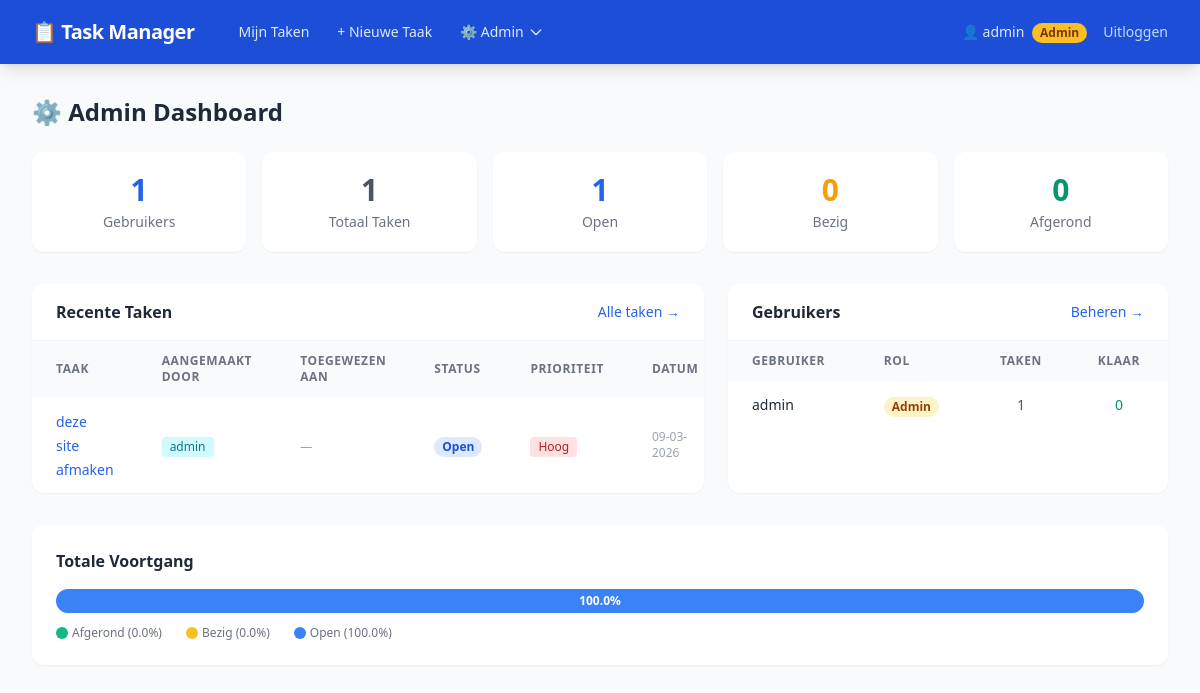
The page /admin (signed in) on the database its author committed.
### app.py (models this page shows, shortened)
class User(UserMixin, db.Model):
    id = db.Column(db.Integer, primary_key=True)
    username = db.Column(db.String(80), unique=True, nullable=False)
    email = db.Column(db.String(120), unique=True, nullable=False)
    password_hash = db.Column(db.String(256), nullable=False)
    role = db.Column(db.String(10), nullable=False, default='user')   # 'admin' of 'user'
    tasks = db.relationship('Task', backref='owner', lazy=True, foreign_keys='Task.user_id')
    assigned_tasks = db.relationship('Task', backref='assignee', lazy=True, foreign_keys='Task.assigned_to_id')
    @property
    def is_admin(self):
        return self.role == 'admin'

class Task(db.Model):
    id = db.Column(db.Integer, primary_key=True)
    title = db.Column(db.String(200), nullable=False)
    description = db.Column(db.Text, default='')
    status = db.Column(db.String(20), nullable=False, default='open')  # open, bezig, afgerond
    priority = db.Column(db.String(10), nullable=False, default='normaal')  # laag, normaal, hoog
    created_at = db.Column(db.DateTime, default=datetime.utcnow)
    due_date = db.Column(db.Date, nullable=True)
    user_id = db.Column(db.Integer, db.ForeignKey('user.id'), nullable=False)
    assigned_to_id = db.Column(db.Integer, db.ForeignKey('user.id'), nullable=True)

### app.py (the view)
@app.route('/admin')
@login_required
def admin_dashboard():
    if not current_user.is_admin:
        flash('Alleen admins hebben toegang.', 'danger')
        return redirect(url_for('tasks'))
    total_users = User.query.count()
    total_tasks = Task.query.count()
    open_tasks = Task.query.filter_by(status='open').count()
    bezig_tasks = Task.query.filter_by(status='bezig').count()
    done_tasks = Task.query.filter_by(status='afgerond').count()
    recent_tasks = Task.query.order_by(Task.created_at.desc()).limit(10).all()
    users = User.query.order_by(User.username).all()
    return render_template('admin_dashboard.html',
                           total_users=total_users, total_tasks=total_tasks,
                           open_tasks=open_tasks, bezig_tasks=bezig_tasks,
                           done_tasks=done_tasks, recent_tasks=recent_tasks,
                           users=users)

### app.py (called while the page is built)
@login_manager.user_loader
def load_user(user_id):
    return db.session.get(User, int(user_id))

### templates/admin_dashboard.html (shortened to what this page needs)
{% extends "base.html" %}
{% block content %}
<h2 class="text-2xl font-bold text-gray-800 mb-6">⚙ Admin Dashboard</h2>
<div class="grid grid-cols-2 md:grid-cols-5 gap-4 mb-8">
    <div class="bg-white rounded-xl shadow-sm p-5 text-center">
        <div class="text-3xl font-bold text-primary-600">{{ total_users }}</div>
        <div class="text-sm text-gray-500 mt-1">Gebruikers</div>
    </div>
    <div class="bg-white rounded-xl shadow-sm p-5 text-center">
        <div class="text-3xl font-bold text-gray-600">{{ total_tasks }}</div>
        <div class="text-sm text-gray-500 mt-1">Totaal Taken</div>
    </div>
    <div class="bg-white rounded-xl shadow-sm p-5 text-center">
        <div class="text-3xl font-bold text-blue-600">{{ open_tasks }}</div>
        <div class="text-sm text-gray-500 mt-1">Open</div>
    </div>
    <div class="bg-white rounded-xl shadow-sm p-5 text-center">
        <div class="text-3xl font-bold text-amber-500">{{ bezig_tasks }}</div>
        <div class="text-sm text-gray-500 mt-1">Bezig</div>
    </div>
    <div class="bg-white rounded-xl shadow-sm p-5 text-center col-span-2 md:col-span-1">
        <div class="text-3xl font-bold text-emerald-600">{{ done_tasks }}</div>
        <div class="text-sm text-gray-500 mt-1">Afgerond</div>
    </div>
</div>
<div class="grid grid-cols-1 lg:grid-cols-5 gap-6 mb-8">
    <div class="lg:col-span-3 bg-white rounded-xl shadow-sm overflow-hidden">
        <div class="flex items-center justify-between px-6 py-4 border-b border-gray-100">
            <h3 class="font-semibold text-gray-800">Recente Taken</h3>
            <a href="{{ url_for('tasks') }}" class="text-sm text-primary-600 hover:text-primary-800 font-medium">Alle taken →</a>
        </div>
        <div class="overflow-x-auto">
            <table class="w-full">
                <thead>
                    <tr class="bg-gray-50 text-left text-xs font-semibold text-gray-500 uppercase tracking-wider">
                        <th class="px-6 py-3">Taak</th>
                        <th class="px-6 py-3">Aangemaakt door</th>
                        <th class="px-6 py-3">Toegewezen aan</th>
                        <th class="px-6 py-3">Status</th>
                        <th class="px-6 py-3">Prioriteit</th>
                        <th class="px-6 py-3">Datum</th>
                    </tr>
                </thead>
                <tbody class="divide-y divide-gray-100">
                    {% for task in recent_tasks %}
                    <tr class="hover:bg-gray-50 transition">
                        <td class="px-6 py-3">
                            <a href="{{ url_for('task_edit', task_id=task.id) }}" class="text-sm text-primary-600 hover:text-primary-800 font-medium">
                                {{ task.title[:40] }}{% if task.title|length > 40 %}…{% endif %}
                            </a>
                        </td>
                        <td class="px-6 py-3"><span class="inline-flex items-center px-2 py-0.5 rounded text-xs font-medium bg-cyan-100 text-cyan-700">{{ task.owner.username }}</span></td>
                        <td class="px-6 py-3">
                            {% if task.assignee %}
                            <span class="inline-flex items-center px-2 py-0.5 rounded text-xs font-medium bg-purple-100 text-purple-700">{{ task.assignee.username }}</span>
                            {% else %}
                            <span class="text-xs text-gray-400">—</span>
                            {% endif %}
                        </td>
                        <td class="px-6 py-3">
                            <span class="inline-flex items-center px-2 py-0.5 rounded-full text-xs font-semibold
                                {% if task.status == 'open' %}bg-blue-100 text-blue-700
                                {% elif task.status == 'bezig' %}bg-amber-100 text-amber-700
                                {% else %}bg-emerald-100 text-emerald-700{% endif %}">
                                {{ task.status | capitalize }}
                            </span>
                        </td>
                        <td class="px-6 py-3">
                            <span class="inline-flex items-center px-2 py-0.5 rounded text-xs font-medium
                                {% if task.priority == 'hoog' %}bg-red-100 text-red-700
                                {% elif task.priority == 'normaal' %}bg-amber-100 text-amber-700
                                {% else %}bg-emerald-100 text-emerald-700{% endif %}">
                                {{ task.priority | capitalize }}
                            </span>
                        </td>
                        <td class="px-6 py-3 text-xs text-gray-400">{{ task.created_at.strftime('%d-%m-%Y') }}</td>
                    </tr>
                    {% else %}
                    <tr><td colspan="6" class="px-6 py-8 text-center text-sm text-gray-400">Nog geen taken</td></tr>
                    {% endfor %}
                </tbody>
            </table>
        </div>
    </div>
    <div class="lg:col-span-2 bg-white rounded-xl shadow-sm overflow-hidden">
        <div class="flex items-center justify-between px-6 py-4 border-b border-gray-100">
            <h3 class="font-semibold text-gray-800">Gebruikers</h3>
            <a href="{{ url_for('admin_users') }}" class="text-sm text-primary-600 hover:text-primary-800 font-medium">Beheren →</a>
        </div>
        <div class="overflow-x-auto">
            <table class="w-full">
                <thead>
                    <tr class="bg-gray-50 text-left text-xs font-semibold text-gray-500 uppercase tracking-wider">
                        <th class="px-6 py-3">Gebruiker</th>
                        <th class="px-6 py-3">Rol</th>
                        <th class="px-6 py-3 text-center">Taken</th>
                        <th class="px-6 py-3 text-center">Klaar</th>
                    </tr>
                </thead>
                <tbody class="divide-y divide-gray-100">
                    {% for user in users %}
                    <tr class="hover:bg-gray-50 transition">
                        <td class="px-6 py-3 text-sm font-medium text-gray-800">{{ user.username }}</td>
                        <td class="px-6 py-3">
                            {% if user.is_admin %}
                            <span class="inline-flex items-center px-2 py-0.5 rounded-full text-xs font-semibold bg-amber-100 text-amber-800">Admin</span>
                            {% else %}
                            <span class="inline-flex items-center px-2 py-0.5 rounded-full text-xs font-semibold bg-gray-100 text-gray-600">User</span>
                            {% endif %}
                        </td>
                        <td class="px-6 py-3 text-center text-sm text-gray-600">{{ user.tasks | length }}</td>
                        <td class="px-6 py-3 text-center text-sm text-emerald-600 font-medium">{{ user.tasks | selectattr('status', 'equalto', 'afgerond') | list | length }}</td>
                    </tr>
                    {% endfor %}
                </tbody>
            </table>
        </div>
    </div>
</div>
{% if total_tasks > 0 %}
<div class="bg-white rounded-xl shadow-sm p-6">
    <h3 class="font-semibold text-gray-800 mb-4">Totale Voortgang</h3>
    {% set done_pct = (done_tasks / total_tasks * 100) | round(1) %}
    {% set bezig_pct = (bezig_tasks / total_tasks * 100) | round(1) %}
    {% set open_pct = (open_tasks / total_tasks * 100) | round(1) %}
    <div class="w-full h-6 bg-gray-100 rounded-full overflow-hidden flex">
        <div class="bg-blue-500 h-full flex items-center justify-center text-white text-xs font-semibold" style="width: {{ open_pct }}%">{% if open_pct > 8 %}{{ open_pct }}%{% endif %}</div>
    </div>
    <div class="flex gap-6 mt-3 text-xs text-gray-500">
        <span class="flex items-center gap-1"><span class="w-3 h-3 rounded-full bg-emerald-500 inline-block"></span> Afgerond ({{ done_pct }}%)</span>
        <span class="flex items-center gap-1"><span class="w-3 h-3 rounded-full bg-amber-400 inline-block"></span> Bezig ({{ bezig_pct }}%)</span>
        <span class="flex items-center gap-1"><span class="w-3 h-3 rounded-full bg-blue-500 inline-block"></span> Open ({{ open_pct }}%)</span>
    </div>
</div>
{% endif %}
{% endblock %}

### templates/base.html (shortened to what this page needs)
<!doctype html>
<html lang="nl">
<head>
    <script src="https://cdn.tailwindcss.com"></script>
</head>
<body class="bg-gray-50 min-h-screen">
    {% if current_user.is_authenticated %}
    <nav class="bg-primary-700 shadow-lg" x-data="{ mobileOpen: false }">
        <div class="max-w-7xl mx-auto px-4 sm:px-6 lg:px-8">
            <div class="flex items-center justify-between h-16">
                <div class="flex items-center gap-8">
                    <a href="{{ url_for('tasks') }}" class="text-white font-bold text-xl tracking-tight">📋 Task Manager</a>
                    <div class="hidden md:flex items-center gap-1">
                        <a href="{{ url_for('tasks') }}" class="text-primary-100 hover:bg-primary-600 hover:text-white px-3 py-2 rounded-lg text-sm font-medium transition">Mijn Taken</a>
                        <a href="{{ url_for('task_create') }}" class="text-primary-100 hover:bg-primary-600 hover:text-white px-3 py-2 rounded-lg text-sm font-medium transition">+ Nieuwe Taak</a>
                        {% if current_user.is_admin %}
                        <div class="relative" x-data="{ open: false }">
                            <button @click="open = !open" @click.outside="open = false" class="text-primary-100 hover:bg-primary-600 hover:text-white px-3 py-2 rounded-lg text-sm font-medium transition inline-flex items-center gap-1">
                                ⚙ Admin
                                <svg class="w-4 h-4" fill="none" stroke="currentColor" viewBox="0 0 24 24"><path stroke-linecap="round" stroke-linejoin="round" stroke-width="2" d="M19 9l-7 7-7-7"/></svg>
                            </button>
                        </div>
                        {% endif %}
                    </div>
                </div>
                <div class="hidden md:flex items-center gap-4">
                    <span class="text-primary-100 text-sm">
                        👤 {{ current_user.username }}
                        {% if current_user.is_admin %}<span class="ml-1 inline-flex items-center px-2 py-0.5 rounded-full text-xs font-semibold bg-amber-400 text-amber-900">Admin</span>{% endif %}
                    </span>
                    <a href="{{ url_for('logout') }}" class="text-primary-200 hover:text-white text-sm font-medium transition">Uitloggen</a>
                </div>
            </div>
        </div>
    </nav>
    {% endif %}
    <main class="max-w-7xl mx-auto px-4 sm:px-6 lg:px-8 py-8">
        {% block content %}{% endblock %}
    </main>
</body>
</html>

### rows shown on the page
User: username "admin", role "Admin", tasks|length "1", tasks|selectattr "0"
Task: title "deze site afmaken", owner.username "admin", status "Open", priority "Hoog", created_at "09-03-2026"

### other values the page prints
{{ total_users }} "1"
{{ total_tasks }} "1"
{{ open_tasks }} "1"
{{ bezig_tasks }} "0"
{{ done_tasks }} "0"
{{ open_pct }} "100.0"
{{ done_pct }} "0.0"
{{ bezig_pct }} "0.0"
